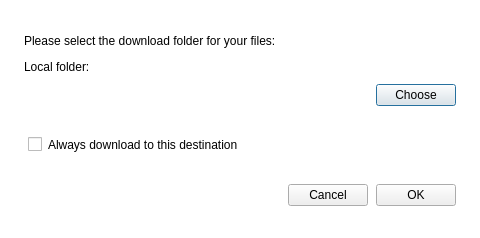
<?xml version="1.0" encoding="UTF-8"?>
<ui version="4.0">
 <class>DownloadFromMegaDialog</class>
 <widget class="QDialog" name="DownloadFromMegaDialog">
  <property name="geometry">
   <rect>
    <x>0</x>
    <y>0</y>
    <width>480</width>
    <height>238</height>
   </rect>
  </property>
  <property name="sizePolicy">
   <sizepolicy hsizetype="Preferred" vsizetype="Preferred">
    <horstretch>0</horstretch>
    <verstretch>0</verstretch>
   </sizepolicy>
  </property>
  <property name="minimumSize">
   <size>
    <width>480</width>
    <height>238</height>
   </size>
  </property>
  <property name="maximumSize">
   <size>
    <width>480</width>
    <height>238</height>
   </size>
  </property>
  <property name="windowTitle">
   <string>Download from MEGA</string>
  </property>
  <property name="styleSheet">
   <string notr="true">#DownloadFromMegaDialog
{
background-color: #ffffff; /*colorToken.page-background*/
}

#eFolderPathGroup
{
border-radius: 8px;
margin-top: 0px;
}

#eFolderPath
{
border-width: 0px;
border-style: none;
padding-left: 4px;
}

#downloadIcon
{
border-width: 0px;
border-style: none;
}

#cDefaultPath
{
margin-left: 4px;
margin-right:4px;
}

</string>
  </property>
  <layout class="QVBoxLayout" name="verticalLayout_2">
   <property name="spacing">
    <number>12</number>
   </property>
   <property name="leftMargin">
    <number>24</number>
   </property>
   <property name="topMargin">
    <number>24</number>
   </property>
   <property name="rightMargin">
    <number>24</number>
   </property>
   <property name="bottomMargin">
    <number>17</number>
   </property>
   <item>
    <widget class="QLabel" name="infoLabel">
     <property name="minimumSize">
      <size>
       <width>0</width>
       <height>24</height>
      </size>
     </property>
     <property name="maximumSize">
      <size>
       <width>16777215</width>
       <height>24</height>
      </size>
     </property>
     <property name="text">
      <string>Please select the download folder for your files:</string>
     </property>
     <property name="alignment">
      <set>Qt::AlignBottom|Qt::AlignLeading|Qt::AlignLeft</set>
     </property>
    </widget>
   </item>
   <item>
    <layout class="QVBoxLayout" name="verticalLayout">
     <property name="spacing">
      <number>4</number>
     </property>
     <property name="bottomMargin">
      <number>0</number>
     </property>
     <item>
      <widget class="QLabel" name="label_2">
       <property name="sizePolicy">
        <sizepolicy hsizetype="Preferred" vsizetype="Fixed">
         <horstretch>0</horstretch>
         <verstretch>0</verstretch>
        </sizepolicy>
       </property>
       <property name="text">
        <string>Local folder:</string>
       </property>
       <property name="semibold" stdset="0">
        <bool>false</bool>
       </property>
      </widget>
     </item>
     <item>
      <layout class="QHBoxLayout" name="horizontalLayout">
       <property name="spacing">
        <number>8</number>
       </property>
       <item>
        <widget class="QGroupBox" name="eFolderPathGroup">
         <property name="sizePolicy">
          <sizepolicy hsizetype="Expanding" vsizetype="Preferred">
           <horstretch>0</horstretch>
           <verstretch>0</verstretch>
          </sizepolicy>
         </property>
         <property name="minimumSize">
          <size>
           <width>0</width>
           <height>0</height>
          </size>
         </property>
         <property name="maximumSize">
          <size>
           <width>16777215</width>
           <height>16777215</height>
          </size>
         </property>
         <property name="title">
          <string/>
         </property>
         <property name="type" stdset="0">
          <string notr="true">mega</string>
         </property>
         <layout class="QHBoxLayout" name="horizontalLayout_3">
          <property name="spacing">
           <number>0</number>
          </property>
          <property name="leftMargin">
           <number>5</number>
          </property>
          <property name="topMargin">
           <number>0</number>
          </property>
          <property name="rightMargin">
           <number>5</number>
          </property>
          <property name="bottomMargin">
           <number>0</number>
          </property>
          <item>
           <widget class="IconLabel" name="downloadIcon">
            <property name="minimumSize">
             <size>
              <width>16</width>
              <height>16</height>
             </size>
            </property>
            <property name="maximumSize">
             <size>
              <width>16</width>
              <height>16</height>
             </size>
            </property>
            <property name="text">
             <string/>
            </property>
            <property name="icon">
             <iconset resource="../Resources_common.qrc">
              <normaloff>:/arrow-down-circle_small_thin_outline</normaloff>:/arrow-down-circle_small_thin_outline</iconset>
            </property>
            <property name="normal_off" stdset="0">
             <string notr="true">icon-secondary</string>
            </property>
           </widget>
          </item>
          <item>
           <widget class="QLineEdit" name="eFolderPath">
            <property name="enabled">
             <bool>true</bool>
            </property>
            <property name="sizePolicy">
             <sizepolicy hsizetype="Expanding" vsizetype="Preferred">
              <horstretch>0</horstretch>
              <verstretch>0</verstretch>
             </sizepolicy>
            </property>
            <property name="minimumSize">
             <size>
              <width>0</width>
              <height>26</height>
             </size>
            </property>
            <property name="readOnly">
             <bool>true</bool>
            </property>
            <property name="type" stdset="0">
             <string notr="true">mega</string>
            </property>
           </widget>
          </item>
         </layout>
        </widget>
       </item>
       <item>
        <widget class="QPushButton" name="bChange">
         <property name="sizePolicy">
          <sizepolicy hsizetype="Preferred" vsizetype="Fixed">
           <horstretch>0</horstretch>
           <verstretch>0</verstretch>
          </sizepolicy>
         </property>
         <property name="minimumSize">
          <size>
           <width>0</width>
           <height>0</height>
          </size>
         </property>
         <property name="maximumSize">
          <size>
           <width>16777212</width>
           <height>16777215</height>
          </size>
         </property>
         <property name="cursor">
          <cursorShape>PointingHandCursor</cursorShape>
         </property>
         <property name="text">
          <string>Choose</string>
         </property>
         <property name="flat">
          <bool>false</bool>
         </property>
         <property name="type" stdset="0">
          <string notr="true">secondary</string>
         </property>
         <property name="dimension" stdset="0">
          <string notr="true">medium</string>
         </property>
        </widget>
       </item>
      </layout>
     </item>
    </layout>
   </item>
   <item>
    <spacer name="verticalSpacer">
     <property name="orientation">
      <enum>Qt::Vertical</enum>
     </property>
     <property name="sizeType">
      <enum>QSizePolicy::Fixed</enum>
     </property>
     <property name="sizeHint" stdset="0">
      <size>
       <width>20</width>
       <height>12</height>
      </size>
     </property>
    </spacer>
   </item>
   <item>
    <widget class="QCheckBox" name="cDefaultPath">
     <property name="enabled">
      <bool>true</bool>
     </property>
     <property name="cursor">
      <cursorShape>PointingHandCursor</cursorShape>
     </property>
     <property name="styleSheet">
      <string notr="true"/>
     </property>
     <property name="text">
      <string>Always download to this destination</string>
     </property>
     <property name="checked">
      <bool>false</bool>
     </property>
     <property name="type" stdset="0">
      <string notr="true">mega</string>
     </property>
    </widget>
   </item>
   <item>
    <spacer name="verticalSpacer_2">
     <property name="orientation">
      <enum>Qt::Vertical</enum>
     </property>
     <property name="sizeType">
      <enum>QSizePolicy::Fixed</enum>
     </property>
     <property name="sizeHint" stdset="0">
      <size>
       <width>20</width>
       <height>5</height>
      </size>
     </property>
    </spacer>
   </item>
   <item>
    <widget class="QWidget" name="bLayout" native="true">
     <property name="maximumSize">
      <size>
       <width>16777215</width>
       <height>16777215</height>
      </size>
     </property>
     <layout class="QHBoxLayout" name="horizontalLayout_2">
      <property name="spacing">
       <number>8</number>
      </property>
      <property name="leftMargin">
       <number>0</number>
      </property>
      <property name="topMargin">
       <number>0</number>
      </property>
      <property name="rightMargin">
       <number>0</number>
      </property>
      <property name="bottomMargin">
       <number>0</number>
      </property>
      <item>
       <spacer name="horizontalSpacer">
        <property name="orientation">
         <enum>Qt::Horizontal</enum>
        </property>
        <property name="sizeHint" stdset="0">
         <size>
          <width>40</width>
          <height>20</height>
         </size>
        </property>
       </spacer>
      </item>
      <item>
       <widget class="QPushButton" name="bCancel">
        <property name="sizePolicy">
         <sizepolicy hsizetype="Fixed" vsizetype="Fixed">
          <horstretch>0</horstretch>
          <verstretch>0</verstretch>
         </sizepolicy>
        </property>
        <property name="minimumSize">
         <size>
          <width>0</width>
          <height>0</height>
         </size>
        </property>
        <property name="maximumSize">
         <size>
          <width>16777215</width>
          <height>16777215</height>
         </size>
        </property>
        <property name="cursor">
         <cursorShape>PointingHandCursor</cursorShape>
        </property>
        <property name="text">
         <string>Cancel</string>
        </property>
        <property name="type" stdset="0">
         <string notr="true">outline</string>
        </property>
        <property name="dimension" stdset="0">
         <string notr="true">medium</string>
        </property>
       </widget>
      </item>
      <item>
       <widget class="QPushButton" name="bOK">
        <property name="sizePolicy">
         <sizepolicy hsizetype="Fixed" vsizetype="Fixed">
          <horstretch>0</horstretch>
          <verstretch>0</verstretch>
         </sizepolicy>
        </property>
        <property name="minimumSize">
         <size>
          <width>0</width>
          <height>0</height>
         </size>
        </property>
        <property name="maximumSize">
         <size>
          <width>16777215</width>
          <height>16777215</height>
         </size>
        </property>
        <property name="cursor">
         <cursorShape>PointingHandCursor</cursorShape>
        </property>
        <property name="text">
         <string>OK</string>
        </property>
        <property name="type" stdset="0">
         <string notr="true">primary</string>
        </property>
        <property name="dimension" stdset="0">
         <string notr="true">medium</string>
        </property>
       </widget>
      </item>
     </layout>
    </widget>
   </item>
  </layout>
 </widget>
 <customwidgets>
  <customwidget>
   <class>IconLabel</class>
   <extends>QToolButton</extends>
   <header>tokenizer/TokenizableItems/IconLabel.h</header>
  </customwidget>
 </customwidgets>
 <resources>
  <include location="../Resources_common.qrc"/>
 </resources>
 <connections>
  <connection>
   <sender>bCancel</sender>
   <signal>clicked()</signal>
   <receiver>DownloadFromMegaDialog</receiver>
   <slot>reject()</slot>
   <hints>
    <hint type="sourcelabel">
     <x>383</x>
     <y>151</y>
    </hint>
    <hint type="destinationlabel">
     <x>214</x>
     <y>89</y>
    </hint>
   </hints>
  </connection>
 </connections>
</ui>
